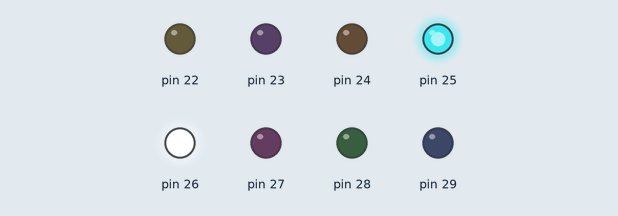
This sketch was run on a simulated Arduino Mega 2560, built with avr-gcc and run on an emulated ATmega2560. On the bench: output pins drawn as LEDs (lit = HIGH).

Above: at 0.1 s.
At 1.4 s:
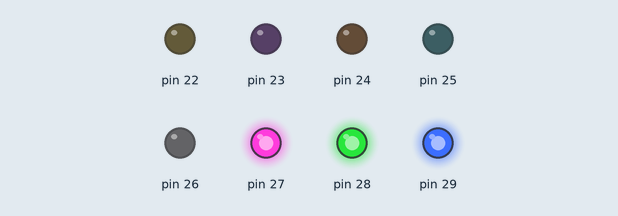
At 2.7 s:
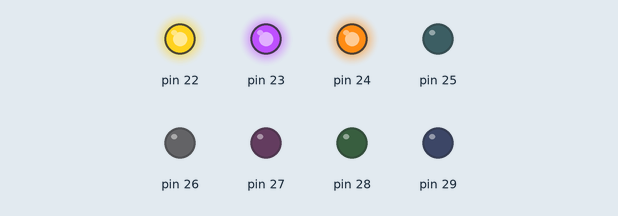
Timing chart, 0 to 4.2 s (numbered marks = the images above):
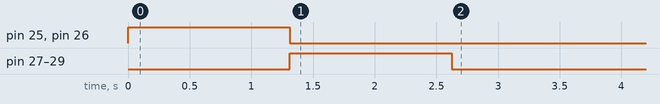

The sketch:

ETALVIS_Problem_03_08.ino
```cpp
//EMBEDDED SYSTEMS PROGRAMMING - GPIO
//LED Control Problems
//SET 03 Problem 08
//Connect 8 LEDs to Port A from bit0 to bit7
//Problem: GLow LEDs in the following order
//3,4 delay - 5,6,7 delay -  0,1,2 delay
void delay1();//delay function declaration
void setup() {
  // put your setup code here, to run once:
  volatile char *ddrA, *outA;
  ddrA = 0x21; outA = 0x22;
  *ddrA = 0xFF; //setting entire PORTA as OUTPUT
  unsigned char glowLeds[3] = {0x18, 0xE0, 0x07};
  volatile int g ;
  for(g =0;g<3;g++)
  {
    *outA = glowLeds[g];
    delay1();//calling delay function
  }
}

void loop() {
  // put your main code here, to run repeatedly:
}

void delay1()//delay function defination
{
  volatile long d;
  for (d = 0; d <= 600000; d++);
}
```
